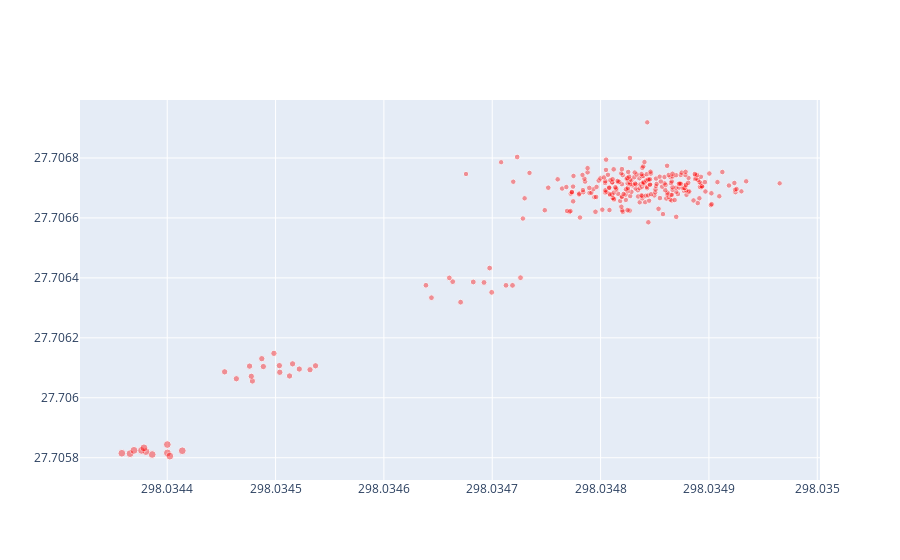

This figure's notebook cell:
### Code cell
to_flux_w1 = lambda m: 309.54 * 10**(-m / 2.5)

tr = go.Scatter(
    x=tbl["ra"],
    y=tbl["dec"],
    marker=dict(size=np.log(10**6*to_flux_w1(tbl["w1mpro"])) / 1.4, opacity=0.4, color="red"), name="pos", mode='markers',
)

fig = go.Figure()
fig.add_trace(tr)
fig.show()

### Figure 1 — Plotly figure (JSON) as saved in the notebook; plotly's stock layout.template omitted (floating-point values rounded to 4 significant figures; data arrays with more than 128 entries replaced by an {"elided": "..."} marker saying what was removed)
{"data": [{"marker": {"color": "red", "opacity": 0.4, "size": {"elided": "284 float values"}}, "mode": "markers", "name": "pos", "type": "scatter", "x": {"elided": "284 float values"}, "y": {"elided": "284 float values"}}], "layout": {}}
